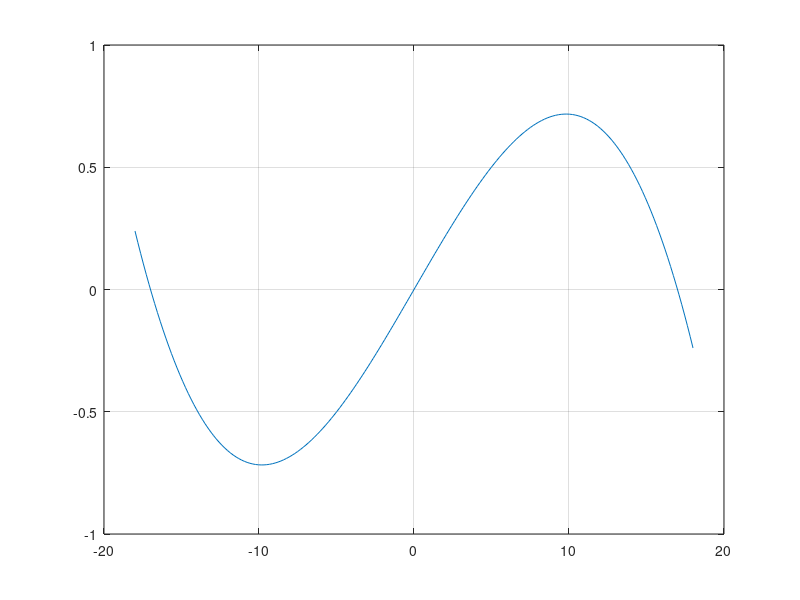

MATLAB code to generate this figure:
% just testing things right now

clear
clc
close all

alpha_deg = linspace(-18,18,200);
alpha = alpha_deg*pi/180;

rt1 = 0.;         % 0 degrees
rt2 = 17*pi/180;  % 2nd root in degrees
rt3 = -rt2;
grad_0 = -2*pi/(rt1*rt2 + rt1*rt3 + rt2*rt3);         % gradient at alpha=0;


cl = grad_0*(rt1 - alpha).*(rt2 - alpha).*(rt3 - alpha);

plot(alpha_deg,cl)
grid on
